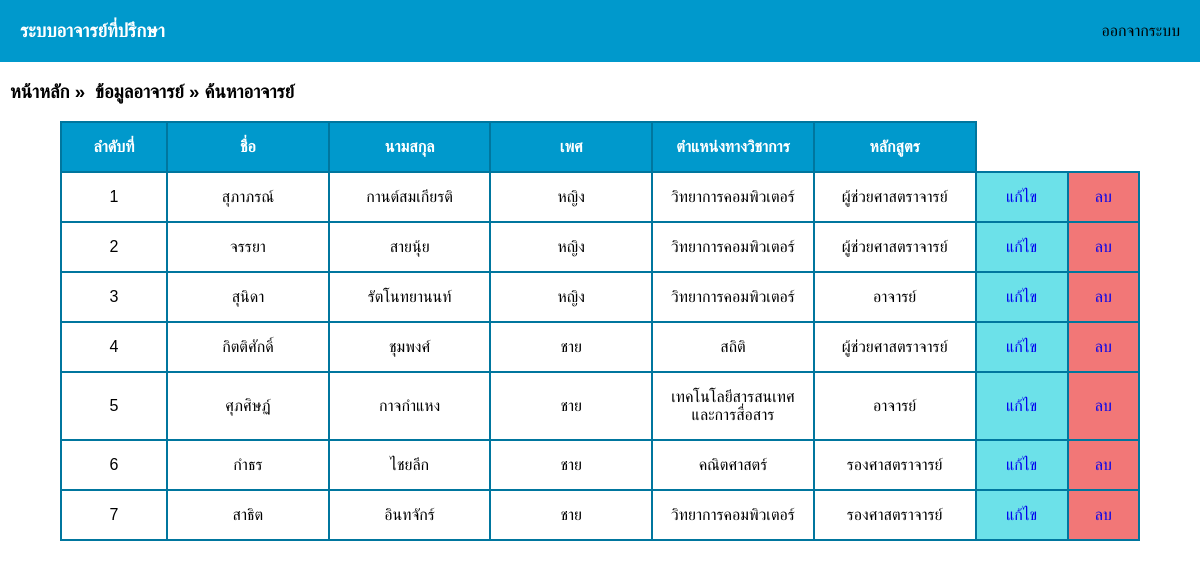
/admin_teacher_search.php, run on the app's committed database.
### tables this page shows
CREATE TABLE `teacher` (
  `t_id` int(11) NOT NULL,
  `t_name` varchar(100) NOT NULL,
  `t_surname` varchar(200) NOT NULL,
  `t_gender` varchar(10) NOT NULL,
  `t_course` varchar(100) NOT NULL,
  `t_rank` varchar(100) NOT NULL,
  `t_username` varchar(100) NOT NULL,
  `t_password` varchar(30) NOT NULL
);

### admin_teacher_search.php (the view, shortened to what this page needs)
<head>
    <link rel="stylesheet" href="styles.css">
</head>
  <body>
    <?php
      include('navbar.php');
    ?>
    <h3><a class="heading" href="admin_home.php">หน้าหลัก</a> »<a class="heading" href="admin_teacher_list.php">ข้อมูลอาจารย์</a> » ค้นหาอาจารย์</h3>
    <div class="table-group">
      <?php
        include('condb.php');
        $name = $_POST['t_name'];
        $query = "SELECT * FROM teacher WHERE t_name LIKE '%$name%'";
        $result = mysqli_query($con, $query);
        echo '<table class="table table-bordered table-striped">';
        echo "
            <tr>
              <th>ลำดับที่</th>
              <th width='15%'>ชื่อ</th>
              <th width='15%'>นามสกุล</th>
              <th width='15%'>เพศ</th>
              <th width='15%'>ตำแหน่งทางวิชาการ</th>
              <th width='15%'>หลักสูตร</th>
            </tr>";
        while($row = mysqli_fetch_array($result)) {
            echo "<tr>";
            echo "<td>" . $row["t_id"] . "</td> ";
            echo "<td>" . $row["t_name"] . "</td> ";
            echo "<td>" . $row["t_surname"] . "</td> ";
            echo "<td>" . $row["t_gender"] . "</td> ";
            echo "<td>" . $row["t_course"] . "</td> ";
            echo "<td>" . $row["t_rank"] . "</td> ";
            echo "<td class='edit'><a href='admin_teacher_list_edit.php?act=edit&ID=$row[0]' class='btn btn-warning btn-xs'>แก้ไข</a></td> ";
            echo "<td class='delete'><a href='admin_teacher_del_db.php?ID=$row[0]' onclick=\"return confirm('Do you want to delete this record? !!!')\" class='btn btn-danger btn-xs'>ลบ</a></td> ";
            echo "</tr>";
        }
        echo "</table>";
      ?>
    </div>
    <br>
  </body>

### styles.css (style rules this page uses)
.table-group { display: flex; justify-content: center; align-items: center }
.table { border-collapse: collapse; width: 90%; }
.table th, .table td { border: 2px solid #00769E; padding: 15px; text-align: center; }
.table th { background-color: #0099CC; color: white; }
.edit { background-color: #6CE1E9; }
.edit a { text-decoration: none; }
.delete { background-color: #F27777; }
.delete a { text-decoration: none; }

### admin_teacher_search.php (style rules this page uses)
.heading { color: #000; margin-left: 10px ;text-decoration: none; }
body { font-family: Arial, Helvetica, sans-serif; margin: 0; }

### data on the page
teacher: t_id "1", t_name "สุภาภรณ์", t_surname "กานต์สมเกียรติ", t_gender "หญิง", t_course "วิทยาการคอมพิวเตอร์", t_rank "ผู้ช่วยศาสตราจารย์"
teacher: t_id "2", t_name "จรรยา", t_surname "สายนุ้ย", t_gender "หญิง", t_course "วิทยาการคอมพิวเตอร์", t_rank "ผู้ช่วยศาสตราจารย์"
teacher: t_id "3", t_name "สุนิดา", t_surname "รัตโนทยานนท์", t_gender "หญิง", t_course "วิทยาการคอมพิวเตอร์", t_rank "อาจารย์"
teacher: t_id "4", t_name "กิตติศักดิ์", t_surname "ชุมพงศ์", t_gender "ชาย", t_course "สถิติ", t_rank "ผู้ช่วยศาสตราจารย์"
teacher: t_id "5", t_name "ศุภศิษฏ์", t_surname "กาจกำแหง", t_gender "ชาย", t_course "เทคโนโลยีสารสนเทศและการสื่อสาร", t_rank "อาจารย์"
teacher: t_id "6", t_name "กำธร", t_surname "ไชยลึก", t_gender "ชาย", t_course "คณิตศาสตร์", t_rank "รองศาสตราจารย์"
teacher: t_id "7", t_name "สาธิต", t_surname "อินทจักร์", t_gender "ชาย", t_course "วิทยาการคอมพิวเตอร์", t_rank "รองศาสตราจารย์"
